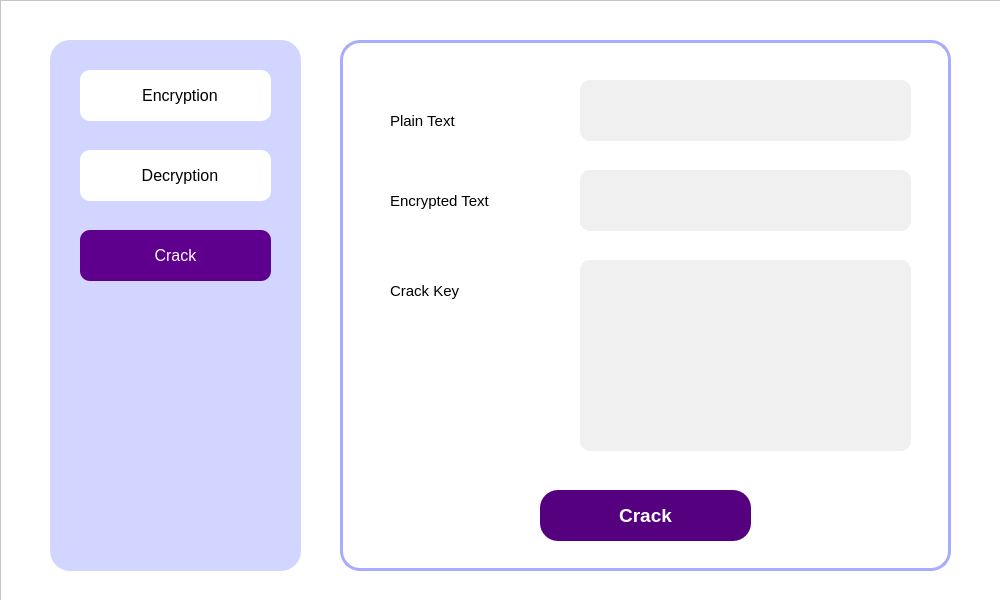
<?xml version="1.0" encoding="UTF-8"?>
<ui version="4.0">
 <class>CrackWindow</class>
 <widget class="QMainWindow" name="CrackWindow">
  <property name="geometry">
   <rect>
    <x>0</x>
    <y>0</y>
    <width>1000</width>
    <height>600</height>
   </rect>
  </property>
  <property name="sizePolicy">
   <sizepolicy hsizetype="Fixed" vsizetype="Fixed">
    <horstretch>0</horstretch>
    <verstretch>0</verstretch>
   </sizepolicy>
  </property>
  <property name="minimumSize">
   <size>
    <width>1000</width>
    <height>600</height>
   </size>
  </property>
  <property name="maximumSize">
   <size>
    <width>1000</width>
    <height>600</height>
   </size>
  </property>
  <property name="windowTitle">
   <string>Simple-AES</string>
  </property>
  <property name="windowIcon">
   <iconset resource="res.qrc">
    <normaloff>:/icons/icon/lock.png</normaloff>:/icons/icon/lock.png</iconset>
  </property>
  <widget class="QWidget" name="centralwidget">
   <widget class="QFrame" name="main_frame">
    <property name="geometry">
     <rect>
      <x>0</x>
      <y>0</y>
      <width>1031</width>
      <height>621</height>
     </rect>
    </property>
    <property name="autoFillBackground">
     <bool>false</bool>
    </property>
    <property name="styleSheet">
     <string notr="true">QFrame {
	background-color:rgb(255, 255, 255);
}

QPushButton {
	border: none;
}

</string>
    </property>
    <property name="frameShape">
     <enum>QFrame::StyledPanel</enum>
    </property>
    <property name="frameShadow">
     <enum>QFrame::Raised</enum>
    </property>
    <property name="lineWidth">
     <number>1</number>
    </property>
    <widget class="QFrame" name="content_frame">
     <property name="geometry">
      <rect>
       <x>340</x>
       <y>40</y>
       <width>611</width>
       <height>531</height>
      </rect>
     </property>
     <property name="styleSheet">
      <string notr="true">QLineEdit {
	border-radius:10px;
	background-color:rgb(240, 240, 240);
	padding-left:10px;
}

QPushButton:hover {
	background-color:rgb(240, 240, 240);
}

#content_frame {
	border:3px solid rgb(170, 170, 255);
}

QFrame {
	border-radius:20px;
}


QTextEdit:focus {
    border: 2px solid rgb(170, 170, 255); /* 获取焦点时的边框样式 */
}

QLineEdit:focus {
    border: 2px solid rgb(170, 170, 255); /* 获取焦点时的边框样式 */
}</string>
     </property>
     <property name="frameShape">
      <enum>QFrame::StyledPanel</enum>
     </property>
     <property name="frameShadow">
      <enum>QFrame::Raised</enum>
     </property>
     <widget class="QLabel" name="plain_text_label">
      <property name="geometry">
       <rect>
        <x>50</x>
        <y>60</y>
        <width>171</width>
        <height>41</height>
       </rect>
      </property>
      <property name="font">
       <font>
        <family>Arial</family>
        <pointsize>11</pointsize>
        <weight>50</weight>
        <bold>false</bold>
       </font>
      </property>
      <property name="text">
       <string>Plain Text</string>
      </property>
     </widget>
     <widget class="QLabel" name="encrypted_text_label">
      <property name="geometry">
       <rect>
        <x>50</x>
        <y>140</y>
        <width>181</width>
        <height>41</height>
       </rect>
      </property>
      <property name="font">
       <font>
        <family>Arial</family>
        <pointsize>11</pointsize>
        <weight>50</weight>
        <bold>false</bold>
       </font>
      </property>
      <property name="text">
       <string>Encrypted Text</string>
      </property>
     </widget>
     <widget class="QPushButton" name="crack_button">
      <property name="geometry">
       <rect>
        <x>200</x>
        <y>450</y>
        <width>211</width>
        <height>51</height>
       </rect>
      </property>
      <property name="font">
       <font>
        <family>Segoe UI</family>
        <pointsize>14</pointsize>
        <weight>75</weight>
        <bold>true</bold>
       </font>
      </property>
      <property name="cursor">
       <cursorShape>PointingHandCursor</cursorShape>
      </property>
      <property name="mouseTracking">
       <bool>false</bool>
      </property>
      <property name="styleSheet">
       <string notr="true">QPushButton {
	color:white;
	background-color:rgb(85, 0, 127);
	border-radius:18px;
}

QPushButton::pressed {
	background-color:rgb(170, 170, 255);
}

</string>
      </property>
      <property name="text">
       <string>Crack</string>
      </property>
     </widget>
     <widget class="QLineEdit" name="plain_text_input">
      <property name="geometry">
       <rect>
        <x>240</x>
        <y>40</y>
        <width>331</width>
        <height>61</height>
       </rect>
      </property>
      <property name="font">
       <font>
        <family>Segoe UI</family>
        <pointsize>12</pointsize>
       </font>
      </property>
      <property name="styleSheet">
       <string notr="true"/>
      </property>
      <property name="text">
       <string/>
      </property>
      <property name="readOnly">
       <bool>false</bool>
      </property>
      <property name="clearButtonEnabled">
       <bool>false</bool>
      </property>
     </widget>
     <widget class="QLabel" name="crack_result">
      <property name="geometry">
       <rect>
        <x>50</x>
        <y>230</y>
        <width>181</width>
        <height>41</height>
       </rect>
      </property>
      <property name="font">
       <font>
        <family>Arial</family>
        <pointsize>11</pointsize>
        <weight>50</weight>
        <bold>false</bold>
       </font>
      </property>
      <property name="text">
       <string>Crack Key</string>
      </property>
     </widget>
     <widget class="QTextEdit" name="key_result">
      <property name="geometry">
       <rect>
        <x>240</x>
        <y>220</y>
        <width>331</width>
        <height>191</height>
       </rect>
      </property>
      <property name="font">
       <font>
        <family>Arial</family>
        <pointsize>12</pointsize>
       </font>
      </property>
      <property name="styleSheet">
       <string notr="true">QTextEdit {
	background-color:rgb(240, 240, 240);
	border-radius:10px;
	border:none;
}

QTextEdit:focus {
    border: 2px solid rgb(170, 170, 255); /* 获取焦点时的边框样式 */
}</string>
      </property>
      <property name="readOnly">
       <bool>false</bool>
      </property>
      <property name="html">
       <string>&lt;!DOCTYPE HTML PUBLIC &quot;-//W3C//DTD HTML 4.0//EN&quot; &quot;http://www.w3.org/TR/REC-html40/strict.dtd&quot;&gt;
&lt;html&gt;&lt;head&gt;&lt;meta name=&quot;qrichtext&quot; content=&quot;1&quot; /&gt;&lt;style type=&quot;text/css&quot;&gt;
p, li { white-space: pre-wrap; }
&lt;/style&gt;&lt;/head&gt;&lt;body style=&quot; font-family:'Arial'; font-size:12pt; font-weight:400; font-style:normal;&quot;&gt;
&lt;p style=&quot;-qt-paragraph-type:empty; margin-top:0px; margin-bottom:0px; margin-left:0px; margin-right:0px; -qt-block-indent:0; text-indent:0px; font-size:11pt;&quot;&gt;&lt;br /&gt;&lt;/p&gt;&lt;/body&gt;&lt;/html&gt;</string>
      </property>
     </widget>
     <widget class="QLineEdit" name="encrypted_text_input">
      <property name="geometry">
       <rect>
        <x>240</x>
        <y>130</y>
        <width>331</width>
        <height>61</height>
       </rect>
      </property>
      <property name="font">
       <font>
        <family>Segoe UI</family>
        <pointsize>12</pointsize>
       </font>
      </property>
      <property name="styleSheet">
       <string notr="true"/>
      </property>
      <property name="text">
       <string/>
      </property>
      <property name="readOnly">
       <bool>false</bool>
      </property>
      <property name="clearButtonEnabled">
       <bool>false</bool>
      </property>
     </widget>
    </widget>
    <widget class="QFrame" name="menu_frame">
     <property name="geometry">
      <rect>
       <x>50</x>
       <y>40</y>
       <width>251</width>
       <height>531</height>
      </rect>
     </property>
     <property name="styleSheet">
      <string notr="true">QPushButton {
	border-radius:10px;
	background-color:rgb(255, 255, 255);
}

QFrame {
	background-color:rgb(210, 213, 255);
	border-radius:20px;
}
</string>
     </property>
     <property name="frameShape">
      <enum>QFrame::StyledPanel</enum>
     </property>
     <property name="frameShadow">
      <enum>QFrame::Raised</enum>
     </property>
     <widget class="QPushButton" name="decryption_button">
      <property name="geometry">
       <rect>
        <x>30</x>
        <y>110</y>
        <width>191</width>
        <height>51</height>
       </rect>
      </property>
      <property name="font">
       <font>
        <family>Arial</family>
        <pointsize>12</pointsize>
        <weight>50</weight>
        <bold>false</bold>
       </font>
      </property>
      <property name="cursor">
       <cursorShape>PointingHandCursor</cursorShape>
      </property>
      <property name="styleSheet">
       <string notr="true">QPushButton::hover {
	background-color:rgb(230, 230, 230)
}

QPushButton::pressed {
	background-color:rgb(224, 220, 240)
}</string>
      </property>
      <property name="text">
       <string>  Decryption</string>
      </property>
      <property name="icon">
       <iconset resource="res.qrc">
        <normaloff>:/icons/icon/decryption.png</normaloff>:/icons/icon/decryption.png</iconset>
      </property>
     </widget>
     <widget class="QPushButton" name="encryption_button">
      <property name="geometry">
       <rect>
        <x>30</x>
        <y>30</y>
        <width>191</width>
        <height>51</height>
       </rect>
      </property>
      <property name="font">
       <font>
        <family>Arial</family>
        <pointsize>12</pointsize>
        <weight>50</weight>
        <bold>false</bold>
       </font>
      </property>
      <property name="cursor">
       <cursorShape>PointingHandCursor</cursorShape>
      </property>
      <property name="styleSheet">
       <string notr="true">QPushButton::hover {
	background-color:rgb(230, 230, 230)
}

QPushButton::pressed {
	background-color:rgb(224, 220, 240)
}</string>
      </property>
      <property name="text">
       <string>  Encryption</string>
      </property>
      <property name="icon">
       <iconset resource="res.qrc">
        <normaloff>:/icons/icon/encryption.png</normaloff>:/icons/icon/encryption.png</iconset>
      </property>
     </widget>
     <widget class="QPushButton" name="crack_button_2">
      <property name="geometry">
       <rect>
        <x>30</x>
        <y>190</y>
        <width>191</width>
        <height>51</height>
       </rect>
      </property>
      <property name="font">
       <font>
        <family>Arial</family>
        <pointsize>12</pointsize>
        <weight>50</weight>
        <bold>false</bold>
       </font>
      </property>
      <property name="cursor">
       <cursorShape>PointingHandCursor</cursorShape>
      </property>
      <property name="styleSheet">
       <string notr="true">background-color:rgb(94, 0, 141);
color: white;</string>
      </property>
      <property name="text">
       <string>Crack</string>
      </property>
      <property name="icon">
       <iconset resource="res.qrc">
        <normaloff>:/icons/icon/spider.png</normaloff>:/icons/icon/spider.png</iconset>
      </property>
     </widget>
    </widget>
   </widget>
  </widget>
 </widget>
 <resources>
  <include location="res.qrc"/>
 </resources>
 <connections/>
 <buttongroups>
  <buttongroup name="choose_mode_group"/>
 </buttongroups>
</ui>
